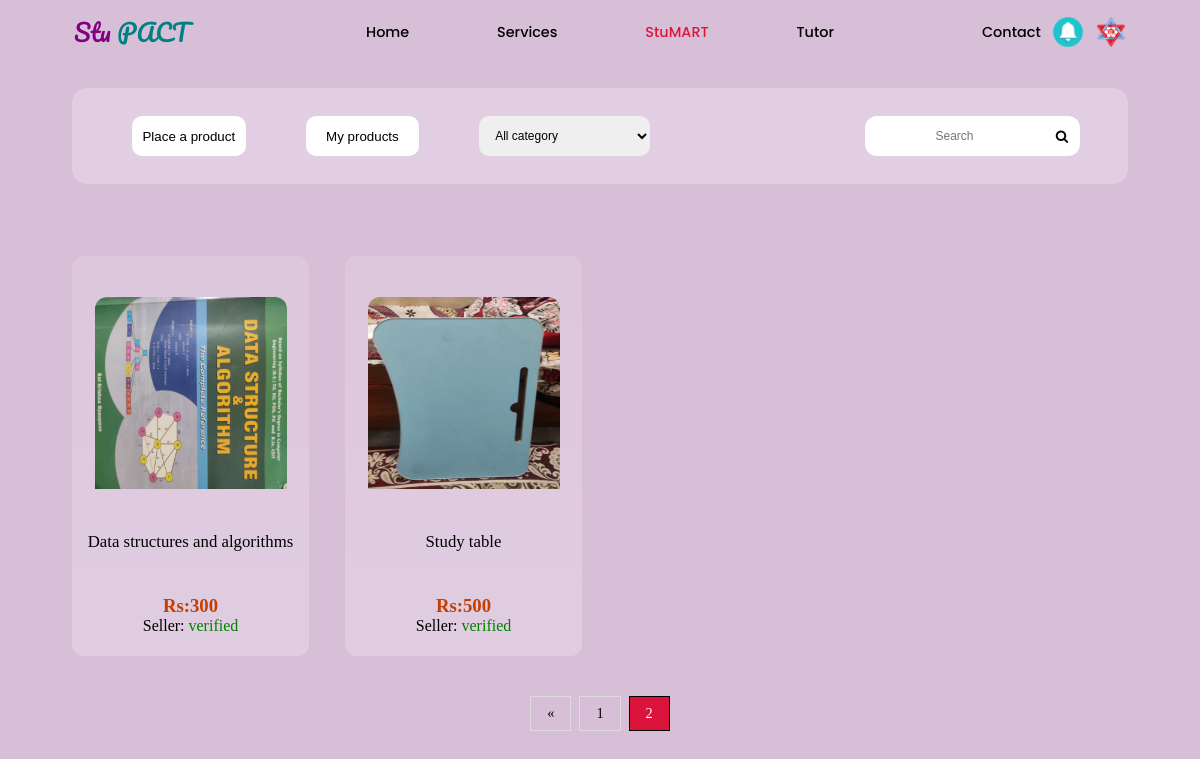
Screenshot of /stumart?page=2 (signed in) with the database file from the repository.
### dataforstupact/models.py (models this page shows)
class stumartmodel(models.Model):
    id=models.UUIDField(primary_key=True,default=uuid.uuid4)
    title=models.CharField(max_length=30,blank=True)
    username=models.CharField(max_length=30)
    image=models.ImageField(upload_to="stumart/products/",blank=True)
    price=models.IntegerField(default=0)
    details=models.TextField(blank=True)
    category=models.CharField(max_length=30,default="other")
    time=models.DateTimeField(auto_now_add=True,blank=True)
    verify=models.BooleanField(default=False,blank=True)

### stupact/views.py (the view)
# urls.py: path('stumart',views.stumartfunc,name="stumart"),
def stumartfunc(request):
    variable=stumartmodel.objects.all()
    user=mymodel.objects.get(username=request.session["Username"])
    if len(user.phonenumber)<10 or len(user.first_name)<3 or len(user.last_name)<3:
        check=1
    else:
        check=0
    data=list()
    if request.method=="POST":
        value=request.POST.get("search")
        allobj=[i.title for i in variable]
        allobj2=[i for i in allobj if i[0:len(value)]==value]
        variable=[i for i in variable if i.title in allobj2 ]
    for i in variable:
        if i.username!=request.session["Username"] and i.verify == False:
            temp=dict()
            temp["id"]=i.id
            temp["verify"]=mymodel.objects.get(username=i.username).verified
            temp["username"]=i.username
            temp["title"]=i.title
            temp["image"]=i.image
            temp["price"]=i.price
            temp["discription"]=i.details
            temp["time"]=timeagofunc(i.time)
            data.append(temp)
    paginate=Paginator(data,8)
    pageno=request.GET.get("page")
    page=paginate.get_page(pageno)
    data2={
        "itemlist":page,
        "category":"all",
        "check":check,
        "count":range(1,paginate.num_pages+1)
    }
    return render(request,"stumart.html",data2)

### stupact/views.py (called while the page is built)
def timeagofunc(time):
            today = datetime.now(timezone.utc)
            diff=today-time
            diff=str(diff).split(':')
            diff=[i[0:2] for i in diff]
            times=["secs","mins","hrs","days","months","years"]
            ans=""
            try:
                diff.remove('0')
                diff.remove('00')
            except:
                pass
            ans=diff[0]+times[len(diff)-1]
            return(ans)

### templates/stumart.html (shortened to what this page needs)
{% include 'navbar.html' %}
{% include "stumart/topbar.html" %}
<section class="items">
    {% for i in itemlist %}
    <div  onclick="location.href='{% url "productinfo" i.id %}'" class="singleitem" style="position:relative;">
        <img style="height:16vw;width:16vw;margin-top:2.5vh;border-radius:12px 12px 0px 0px;" src="/media/{{i.image}}">
        <p style="font-family:Patrick Hand;font-size: 1.4vw;font-family:Roboto-Regular;">{{i.title}}</p>
        <div id="details">
        <h3 style="color:rgb(196, 62, 0);">Rs:{{i.price}}</h3>
        <p>Seller:
            {% if i.verify == False %}<span style="color:crimson;">unverified</span>
            {% else %}
            <span style="color:green;">verified</p>
                {% endif %}
    </div>
    </div>
    {% endfor %}
</section>
</main>
{% include "stumart/paginate.html" %}
<br><br><br>
</body>
</html>

### static/navbar.css (style rules this page uses)
* { margin: 0px; padding: 0px; }
:root { --font:'Patrick Hand'; }
body { background-color: thistle; }

### static/stumart.css (style rules this page uses)
* { margin: 0px; padding: 0px; }
:root { --font: 'Patrick Hand'; }
body { overflow: overlay ; }
.items { position: relative; left: 3vw; width: 94vw; top: 3vh; bottom: 3vh; display: flex; flex-wrap: wrap; justify-content: flex-start; }
.items>div { box-sizing: border-box; display: flex; flex-direction: column; height: 50vh; width: 19.75vw; background-image: linear-gradient(to bottom,rgba(255, 255, 255, 0.116),rgba(255, 255, 255, 0.219)); border-radius: 12px; margin-left: 3vw; margin-top: 6vh; }
.singleitem, #details { display: flex; align-items:baseline; flex-direction: column; justify-content: space-around; align-items: center; }

### rows the page displays
stumartmodel: image (picture), title "Data structures and algorithms"
stumartmodel: image (picture), title "Study table"

### other values shown
{{ i.price }} "300" "500"
{{ i }} "1" "2"
